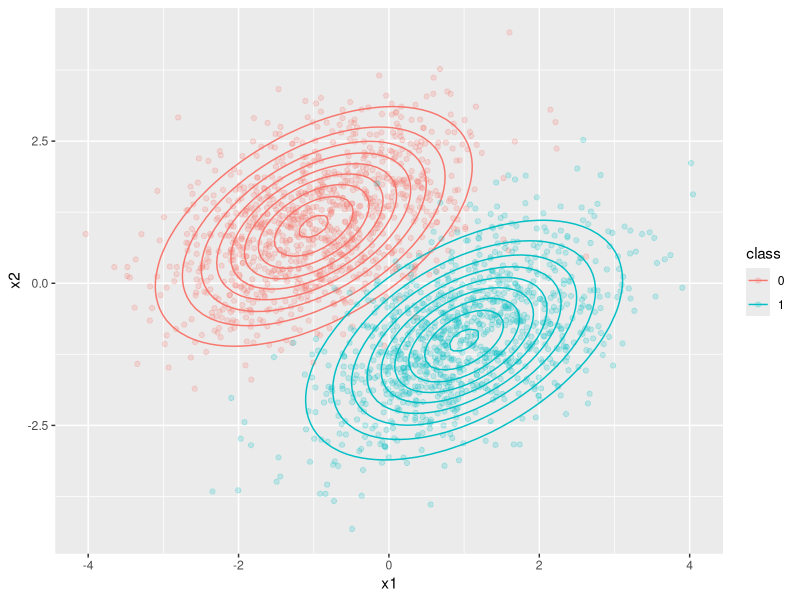
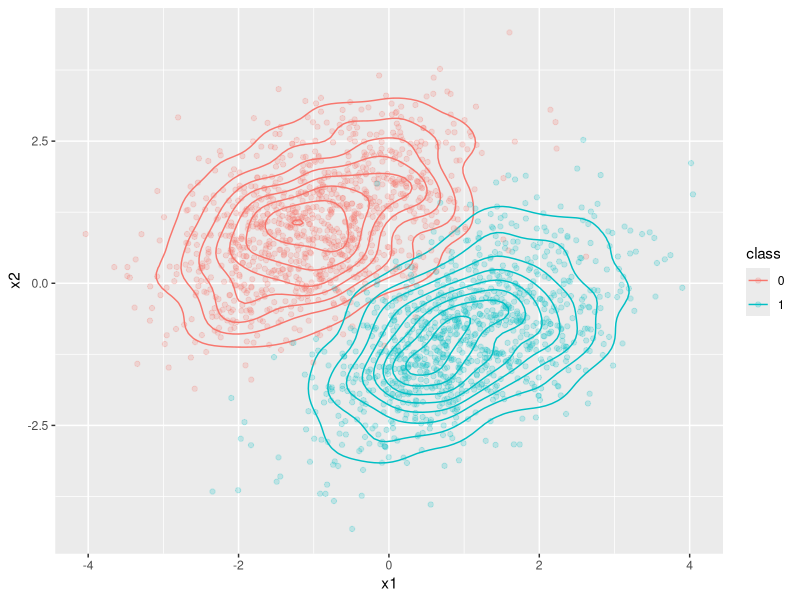
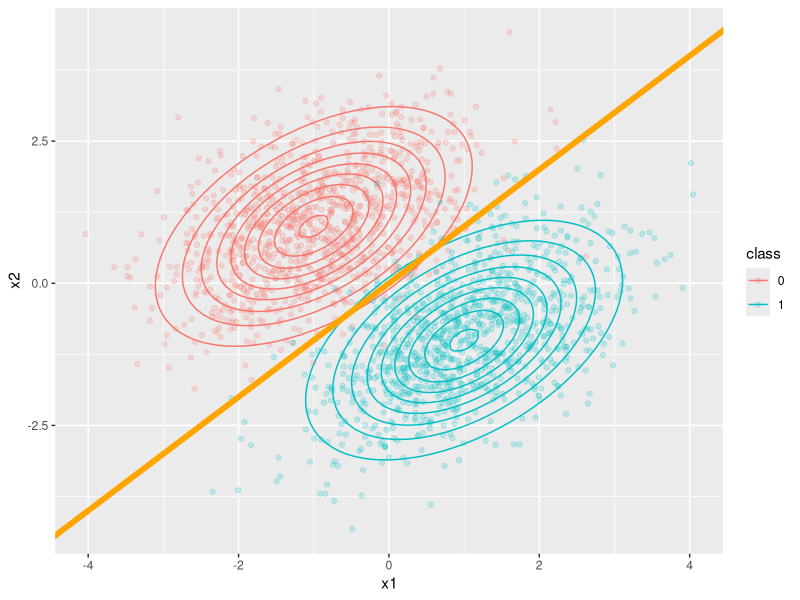
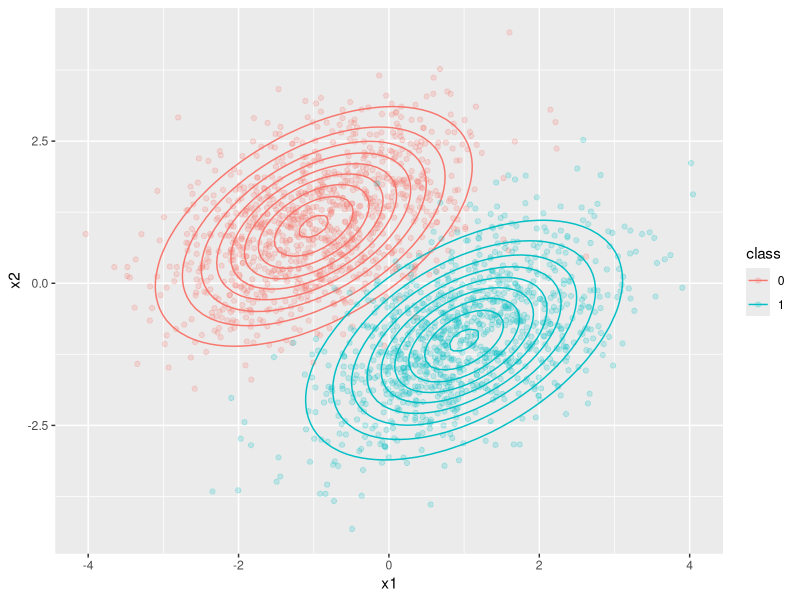
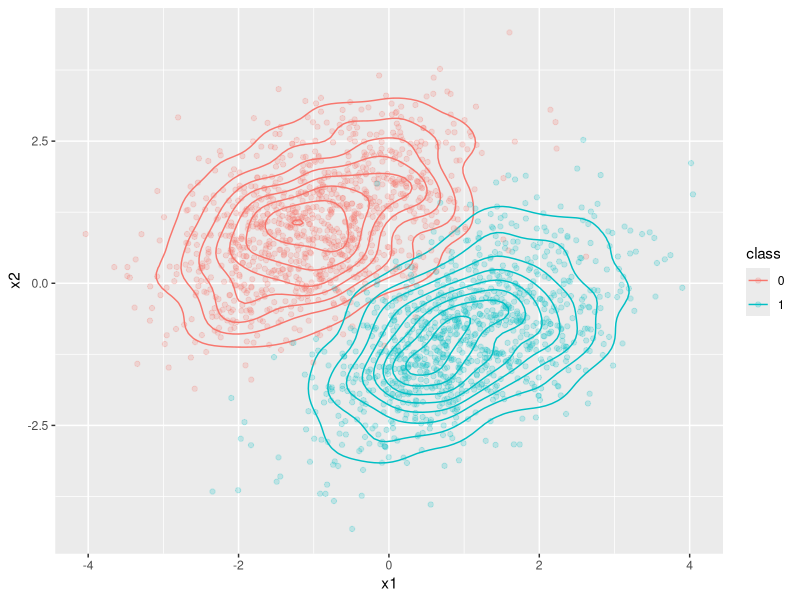
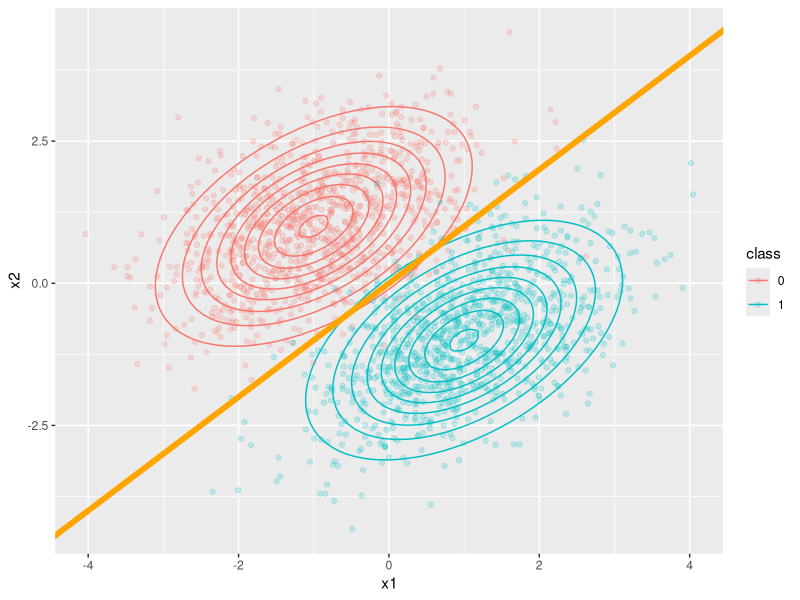
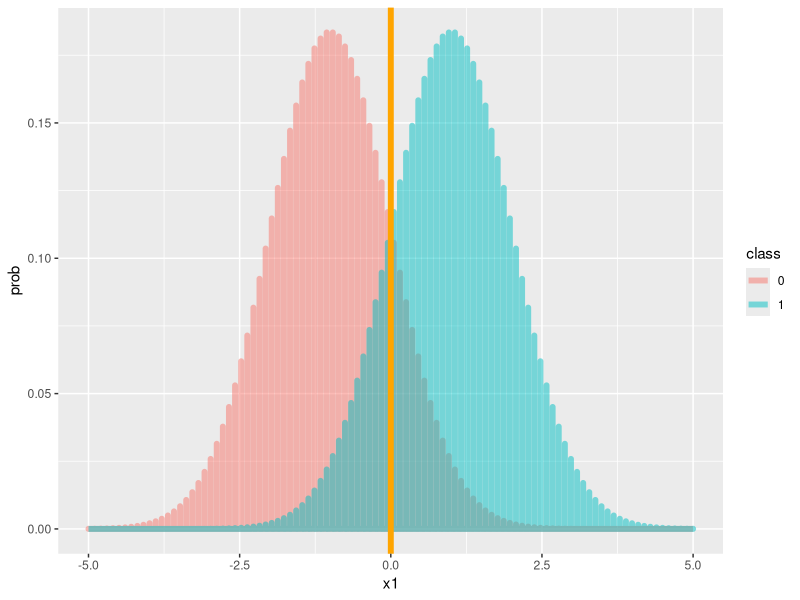
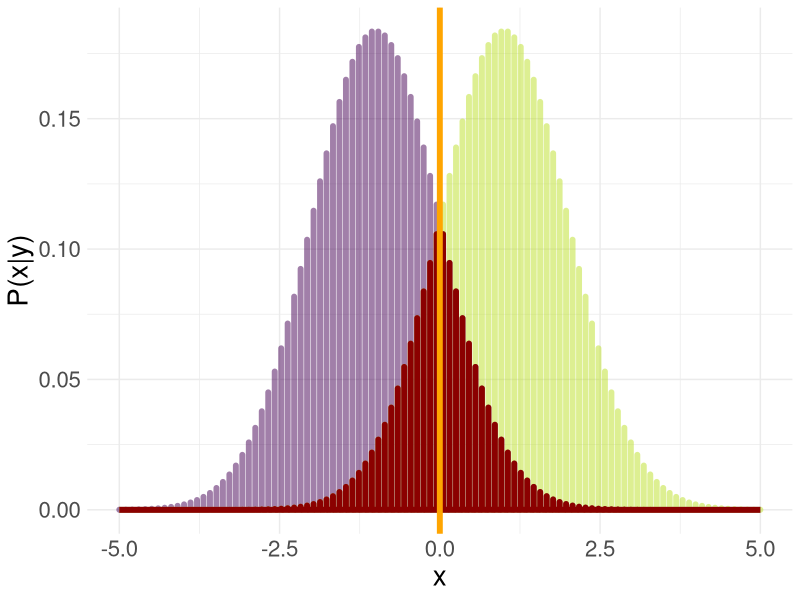

Here is the R script that generated these plots, in order:
# Simulate data from a bivariate normal 

library(mvtnorm)
library(ggplot2)

mu1 = c(-1, 1)
mu2 = c(1, -1)

sigma = matrix(c(1, 0.5, 0.5, 1), nrow = 2)

df1 = as.data.frame(rmvnorm(n = 1000, mean = mu1, sigma = sigma))
df1$class = 0
df2 = as.data.frame(rmvnorm(n = 1000, mean = mu2, sigma = sigma))
df2$class = 1

data.grid = expand.grid(x1 = seq(-5, 5, length.out=100), x2 = seq(-5, 5, length.out=100))
q.samp = cbind(data.grid, prob = mvtnorm::dmvnorm(data.grid, mean = mu1, sigma = sigma), class = 0)
q.samp2 = cbind(data.grid, prob = mvtnorm::dmvnorm(data.grid, mean = mu2, sigma = sigma), class = 1)
data.grid = rbind(q.samp, q.samp2)
data.grid$class = as.factor(data.grid$class)

data.grid$overlap = FALSE
data.grid[data.grid$class == 1 & data.grid$x1 <= 0, ]$overlap = TRUE
data.grid[data.grid$class == 0 & data.grid$x1 > 0, ]$overlap = TRUE


df = rbind(df1, df2)
names(df)[1:2] = c("x1", "x2")

df$class = as.factor(df$class)

p = ggplot() + geom_contour(data = data.grid, aes(x = x1, y = x2, z = prob, colour = class))
p = p + geom_point(data = df, aes(x = x1, y = x2, color = class), alpha = 0.2)
p

ggsave("figure_man/bayes_error_1.png", width = 9, height = 5)

p = ggplot() + geom_density_2d(data = df, aes(x = x1, y = x2, color = class))
p = p + geom_point(data = df, aes(x = x1, y = x2, color = class), alpha = 0.2)
p

ggsave("figure_man/bayes_error_2.png", width = 9, height = 5)


p = ggplot() + geom_contour(data = data.grid, aes(x = x1, y = x2, z = prob, colour = class))
p = p + geom_point(data = df, aes(x = x1, y = x2, color = class), alpha = 0.2)
p = p + geom_abline(slope = 1, intercept = 0, colour = "orange", size = 2)
p

ggsave("figure_man/bayes_error_3.png", width = 9, height = 5)


p1 = ggplot() + geom_line(data = data.grid, aes(x = x1, y = prob, colour = class), alpha = 0.5, size = 2)
p1 = p1 + geom_vline(xintercept = 0, colour = "orange", size = 2)

p2 <- ggplot2::ggplot() +
  ggplot2::geom_line(
    data = data.grid, 
    aes(x = x1, y = prob, colour = class), 
    alpha = 0.5, 
    size = 2) + 
  scale_color_viridis_d(end = 0.9) +
  geom_line(
    data = data.grid[data.grid$overlap == TRUE, ], 
    aes(x = x1, y = prob), 
    colour = "darkred", 
    alpha = 1, size = 2) +
  xlab("x") +
  ylab("P(x|y)") +
  geom_vline(xintercept = 0, colour = "orange", size = 2) +
  theme_minimal() +
  theme(legend.position = "none", text = element_text(size = 20L))

ggsave("figure_man/bayes_error_4.png", p1, width = 9, height = 5)
ggsave("../figure_man/bayes_error_5.png", p2, width = 9, height = 4)
